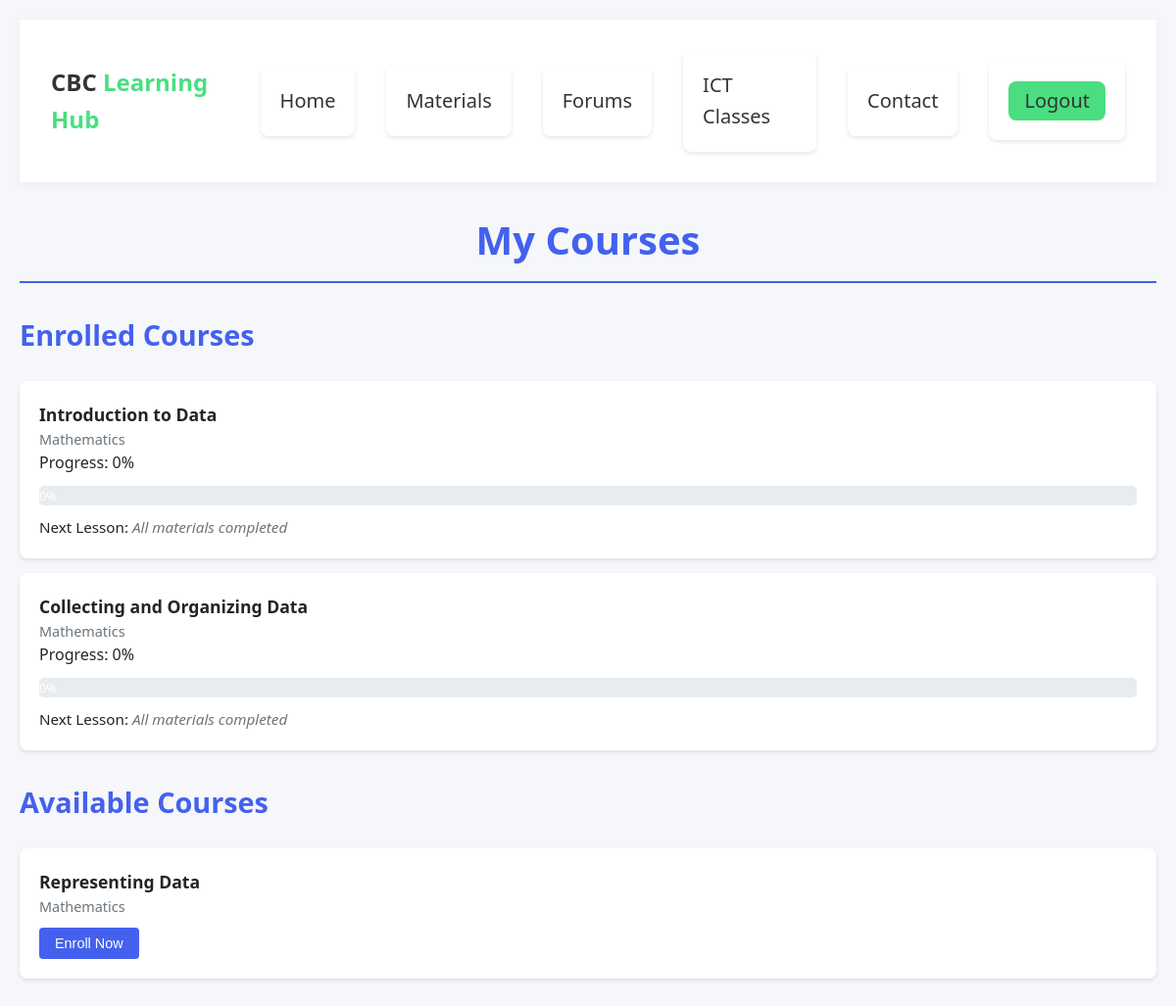
Page /courses/ (signed in) on the earlier database version.
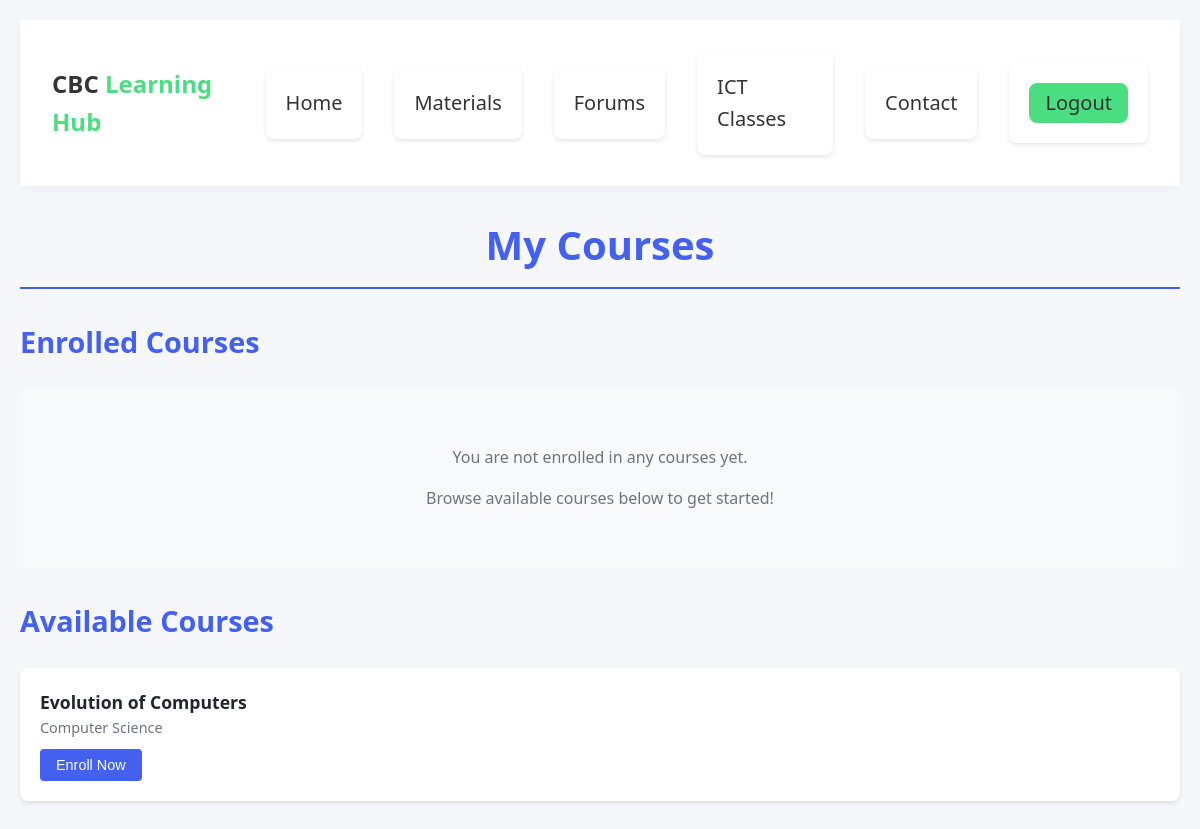
Same page on the later database version.
### learninghub/models.py (models this page shows, shortened)
class Subject(models.Model):
    name = models.CharField(max_length=100)  # e.g., Mathematics
    grade = models.CharField(max_length=20)  # e.g., Grade 8
    subject_image = models.ImageField(upload_to='subjects_image',null=True)
    description = models.CharField(max_length=200,null=True)

class Course(models.Model):
    subject = models.ForeignKey(Subject, on_delete=models.CASCADE)
    title = models.CharField(max_length=200)
    description = models.TextField(blank=True)
    created_at = models.DateTimeField(auto_now_add=True)

### learninghub/views.py (the view)
# urls.py: path('courses/', hub_views.course_list, name='course_list'),
@login_required
def course_list(request):
    if request.user.role != 'student':
        messages.error(request, "Only students can view courses.")
        return redirect('index')  # Replace with your home URL
    try:
        student = request.user.studentprofile
    except StudentProfile.DoesNotExist:
        messages.error(request, "Student profile not found.")
        return redirect('index')
    enrolled_courses = StudentCourseProgress.objects.filter(student=student).select_related(
        'course__subject', 'next_lesson'
    ).values(
        'course__id',
        'course__title',
        'course__subject__name',
        'progress',
        'next_lesson__id',
        'next_lesson__title',
        'deadline'
    )
    enrolled_course_ids = enrolled_courses.values_list('course__id', flat=True)
    available_courses = Course.objects.exclude(id__in=enrolled_course_ids).select_related('subject')
    return render(request, 'course_list.html', {
        'enrolled_courses': enrolled_courses,
        'available_courses': available_courses,
    })

### templates/course_list.html (shortened to what this page needs)
{% load static %}
<!DOCTYPE html>
<html>
<head>
    <link rel="stylesheet" href="{% static 'css/base.css' %}">
    <link rel="stylesheet" href="{% static 'css/cource_list.css' %}">
    <link rel="stylesheet" href="https://cdnjs.cloudflare.com/ajax/libs/font-awesome/6.4.0/css/all.min.css">
    <link href="https://unpkg.com/aos@2.3.1/dist/aos.css" rel="stylesheet">
</head>
<body>
    <header>
        <div class="header-container">
            <a href="#" class="logo">CBC <span>Learning Hub</span></a>
            <nav id="mainNav">
                <ul>
                    <li><a href="{% url 'index' %}">Home</a></li>
                    <li><a href="{% url 'subject_list' %}">Materials</a></li>
                    <li><a href="#how-it-works">Forums</a></li>
                    <li><a href="#testimonials">ICT Classes</a></li>
                    <li><a href="#contact">Contact</a></li>
                    {% if user.is_authenticated %}
                    <li><a href="{% url 'account_logout' %}" class="btn-header btn-logout">Logout</a></li>
                    {% else %}
                    <li><a href="{% url 'user_login' %}" class="btn-header btn-login">Login</a></li>
                    <li><a href="{% url 'user_register' %}" class="btn-header btn-login">Register</a></li>
                    {% endif %}
                </ul>
            </nav>
        </div>
    </header>
    <h1>My Courses</h1>
    <h2>Enrolled Courses</h2>
    {% if enrolled_courses %}
        <ul>
            {% for progress in enrolled_courses %}
                <li>
                    <div class="course-title">{{ progress.course__title }}</div>
                    <div class="course-subject">{{ progress.course__subject__name }}</div>
                    <div>Progress: {{ progress.progress }}%</div>
                    <div class="progress-container">
                        <div class="progress-bar" style="width: {{ progress.progress }}%">{{ progress.progress }}%</div>
                    </div>
                    <div class="next-lesson">
                        Next Lesson:
                        {% if progress.next_lesson__title %}
                            <a href="{% url 'material_detail' pk=progress.next_lesson__id %}">{{ progress.next_lesson__title }}</a>
                        {% else %}
                            <span class="completed">All materials completed</span>
                        {% endif %}
                    </div>
                </li>
            {% endfor %}
        </ul>
    {% else %}
        <div class="empty-state">
            <p>You are not enrolled in any courses yet.</p>
            <p>Browse available courses below to get started!</p>
        </div>
    {% endif %}
    <h2>Available Courses</h2>
    {% if available_courses %}
        <ul>
            {% for course in available_courses %}
                <li>
                    <div class="course-title">{{ course.title }}</div>
                    <div class="course-subject">{{ course.subject.name }}</div>
                    <form action="{% url 'enroll_course' %}" method="post">
                        <button type="submit">Enroll Now</button>
                    </form>
                </li>
            {% endfor %}
        </ul>
    {% else %}
        <div class="empty-state">
            <p>No additional courses available at this time.</p>
            <p>Check back later for new course offerings!</p>
        </div>
    {% endif %}
</body>
</html>

### static/css/base.css (style rules this page uses)
:root { --primary-color: #333; --accent-color: #4ade80; --bg-color: #f0f2f5; --text-color: #333; --header-bg: #fff; --sidebar-bg: #2eac62; --sidebar-text: #ecf0f1; --content-bg: #ffffff; --shadow-color: rgba(0, 0, 0, 0.05); --hero-bg: #f8fafc; --card-bg: #ffffff; --testimonial-bg: #f8fafc; --footer-bg: #2c3e50; --footer-text: #ffffff; --border-color: #e2e8f0; --gray: #f1f5f9; --gray-dark: #e2e8f0; --text-light: #64748b; --primary-light: #e0f2fe; --danger: #ef4444; --white: #ffffff; --border-radius: 0.5rem; --shadow: 0 1px 3px rgba(0, 0, 0, 0.1); --shadow-md: 0 4px 6px rgba(0, 0, 0, 0.1); --shadow-sm: 0 1px 2px rgba(0, 0, 0, 0.05); }
body { font-family: 'Poppins', sans-serif; background-color: var(--bg-color); color: var(--text-color); transition: background-color 0.3s ease, color 0.3s ease; position: relative; min-height: 100vh; margin: 0; padding: 0; }
header { background-color: var(--header-bg); box-shadow: 0 2px 10px var(--shadow-color); position: sticky; top: 0; z-index: 1000; }
.header-container { max-width: 1200px; margin: 0 auto; padding: 1rem 2rem; display: flex; justify-content: space-between; align-items: center; }
.logo { font-size: 1.5rem; font-weight: 700; color: var(--primary-color); text-decoration: none; transition: color 0.3s ease; }
.logo span { color: var(--accent-color); }
#mainNav ul { display: flex; list-style: none; margin: 0; padding: 0; align-items: center; gap: 2rem; }
#mainNav a { color: var(--text-color); text-decoration: none; font-size: 20px; font-weight: 500; transition: color 0.3s ease; position: relative; }
#mainNav a::after { content: ''; position: absolute; bottom: -5px; left: 0; width: 0; height: 2px; background-color: var(--accent-color); transition: width 0.3s ease; }
.btn-header { display: inline-block; padding: 8px 14px; border-radius: 8px; font-weight: 600; text-decoration: none; line-height: 1; transition: all 0.2s ease; }
.btn-logout { background: var(--accent-color); color: #fff; border: 2px solid var(--accent-color); }

### static/css/cource_list.css (style rules this page uses)
:root { --primary: #4361ee; --success: #4cc9f0; --danger: #f72585; --warning: #f8961e; --light: #f8f9fa; --dark: #212529; --gray: #6c757d; --white: #ffffff; }
body { font-family: 'Segoe UI', Tahoma, Geneva, Verdana, sans-serif; line-height: 1.6; color: var(--dark); background-color: #f5f7fa; margin: 0; padding: 20px; max-width: 1200px; margin: 0 auto; }
h1 { color: var(--primary); text-align: center; margin-bottom: 30px; font-size: 2.5rem; border-bottom: 2px solid var(--primary); padding-bottom: 10px; }
h2 { color: var(--primary); margin-top: 30px; font-size: 1.8rem; }
ul { list-style-type: none; padding: 0; }
li { margin: 15px 0; background: var(--white); padding: 20px; border-radius: 8px; box-shadow: 0 2px 4px rgba(0, 0, 0, 0.1); transition: transform 0.2s, box-shadow 0.2s; }
a { text-decoration: none; color: var(--primary); font-weight: 600; }
button { background-color: var(--primary); color: white; border: none; padding: 8px 16px; border-radius: 4px; cursor: pointer; font-size: 0.9rem; transition: background-color 0.3s; margin-top: 10px; }
.course-title { font-weight: 600; font-size: 1.1rem; color: var(--dark); }
.course-subject { color: var(--gray); font-size: 0.9rem; }
.empty-state { text-align: center; padding: 40px; color: var(--gray); background-color: var(--light); border-radius: 8px; }

Differences in the rows shown:
removed Subject: course__title "Introduction to Data", course__subject__name "Mathematics", progress "0", course__title "Collecting and Organizing Data"
removed Course: title "Representing Data", subject.name "Mathematics"
added Course: title "Evolution of Computers", subject.name "Computer Science"
Other differences:
text now shown: "You are not enrolled in any courses yet. Browse available courses below to get started!"
